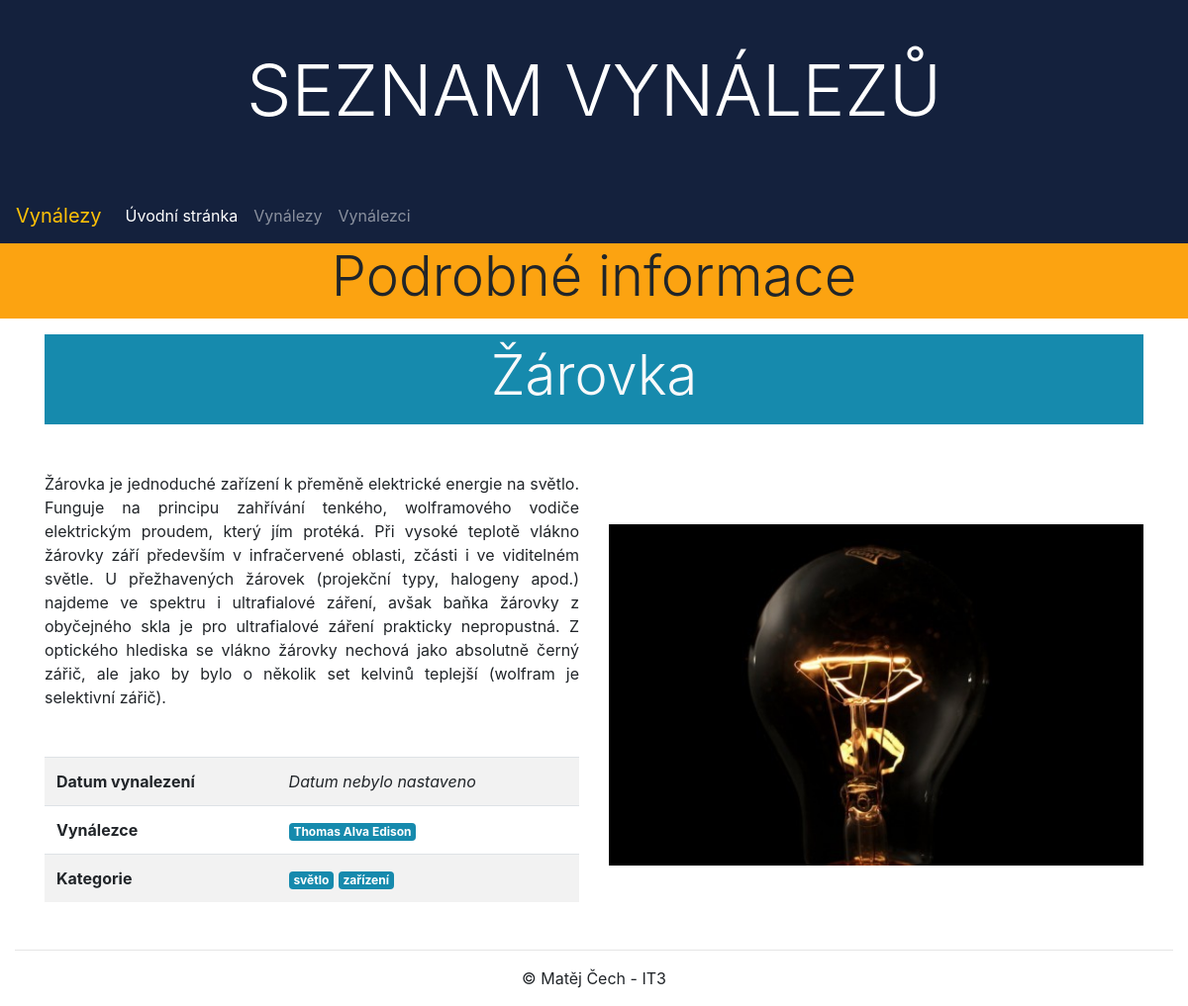
Screenshot of /inventions/inventions/7/ with the database file from the repository.
### inventions/models.py (models this page shows, shortened)
class Invention(models.Model):
    name = models.CharField(max_length=150, null=False, blank=False, verbose_name="Invention name")
    inventors = models.ManyToManyField(Inventor, help_text="Select who invented it")
    description = models.TextField(blank=True, null=True, verbose_name="Description")
    date_of_invention = models.DateField(blank=True, null=True,
                                         help_text="<em>YYYY-MM-DD</em>",
                                         verbose_name="Date of the invention")
    category = models.ManyToManyField(Category, help_text="Select invention categories")
    photo = models.ImageField(upload_to=invention_photo_path, blank=True, null=True,
                              verbose_name="Photo of the invention")
    '''photo = models.ImageField(upload_to='invention/photo/%Y/%m/%d/', blank=True, null=True,
                              verbose_name="Photo of the invention")'''
    class Meta:
        ordering = ["name"]

class Inventor(models.Model):
    first_name = models.CharField(max_length=50, null=False, blank=False, verbose_name="First name")
    last_name = models.CharField(max_length=50, null=False, blank=False, verbose_name="Last name")
    birthday = models.DateField(blank=True, null=True,
                                help_text="<em>YYYY-MM-DD</em>",
                                verbose_name="Birthday")
    date_of_death = models.DateField(blank=True, null=True,
                                     help_text="<em>YYYY-MM-DD</em>",
                                     verbose_name="Date of death")
    nation_id = models.ForeignKey(Nation, on_delete=models.CASCADE)
    biography = models.TextField(blank=True, null=True, verbose_name="Biography")
    photo = models.ImageField(upload_to=inventor_photo_path, blank=True, null=True,
                              verbose_name="Photo of the inventor")
    '''photo = models.ImageField(upload_to='inventor/photo/%Y/%m/%d/', blank=True, null=True,
                              verbose_name="Photo of the inventor")'''
    class Meta:
        ordering = ["last_name", "first_name"]

class Category(models.Model):
    name = models.CharField(max_length=50, unique=True, null=False, blank=False,
                            verbose_name="Category name")
    class Meta:
        ordering = ["name"]

### inventions/views.py (the view)
# urls.py: path('inventions/<int:pk>/', views.InventionDetailView.as_view(), name='invention_detail'),
class InventionDetailView(DetailView):
    model = Invention
    context_object_name = 'invention_detail'   # your own name for the list as a template variable
    template_name = 'invention/detail.html'  # Specify your own template name/location

### inventions/context_processors.py (called while the page is built)
def categories(request):
    return {'categories': Category.objects.all()}

### inventions/templates/invention/detail.html (shortened to what this page needs)
{% extends "base.html" %}
{% block css %}
    <link href="https://cdnjs.cloudflare.com/ajax/libs/ekko-lightbox/5.3.0/ekko-lightbox.css" rel="stylesheet">
{% endblock %}
{% block content %}
<div class="row mb-3">
    <div class="col-sm-12 bg-warning">
        <h2 class="display-4 text-center">Podrobné informace</h2>
    </div>
</div>
<div class="container">
    <div class="bg-secondary text-light p-2 mb-3">
        <h2 class="display-4 text-center">{{ invention_detail.name }}</h2>
    </div>
<div class="row mt-5 mb-3">
    <div class="col-lg-6 mb-3">
        <div>
            {% if invention_detail.description %}
                <div class="text-justify">{{ invention_detail.description }}</div>
            {% else %}
            <div class="text-justify text-center"><i>Zdá se, že popis vynálezu nebyl správně nastaven!</i></div>
            {% endif %}
        </div>
        <table class="table table-striped mt-5">
            <tbody>
              <tr>
                  <td><b>Datum vynalezení</b></td>
                  {% if invention_detail.date_of_invention %}
                    <td>{{ invention_detail.date_of_invention }}</td>
                  {% else %}
                    <td><i>Datum nebylo nastaveno</i></td>
                  {% endif %}
              </tr>
              <tr>
                {% if invention_detail.inventors.all.count > 1 %}
                    <td><b>Vynálezci</b></td>
                {% else %}
                    <td><b>Vynálezce</b></td>
                {% endif %}
                  <td>
                      {% for inventor in invention_detail.inventors.all %}
                        <span class="badge badge-secondary">{{ inventor.first_name }} {{ inventor.last_name }}</span>
                      {% endfor %}
                  </td>
              </tr>
              <tr>
                <td><b>Kategorie</b></td>
                <td>
                  {% for category in invention_detail.category.all %}
                    <span class="badge badge-secondary">{{ category.name }}</span>
                  {% endfor %}
                </td>
              </tr>
            </tbody>
        </table>
    </div>
    <div class="col-lg-6 mb-3 d-flex align-items-center">
        {% if invention_detail.photo %}
            <a href="{{ invention_detail.photo.url }}" data-toggle="lightbox" data-gallery="gallery">
                <img src="{{ invention_detail.photo.url }}" class="img-fluid" alt="Foto vynálezu">
            </a>
        {% else %}
            <a href="/media/img/image-not-found.png" data-toggle="lightbox" data-gallery="gallery">
                <img src="/media/img/image-not-found.png" class="img-fluid" alt="Foto vynálezu">
            </a>
        {% endif %}
    </div>
</div>
</div>
{% endblock %}

### inventions/static/css/styles.css (style rules this page uses)
.bg-warning { background-color: #FCA311 !important; }
.bg-secondary { background-color: #168AAD !important; }
.badge-secondary { background-color: #168AAD !important; }

### rows the page displays
Invention: name "Žárovka", description "Žárovka je jednoduché zařízení k přeměně elektrické energie na světlo. Funguje na principu zahřívání tenkého, wolframového vodiče elektrickým proudem, který jím protéká. Při vysoké teplotě vlákno žárovky září především v infračervené oblasti, zčásti i ve viditelném světle. U přežhavených žárovek (projekční typy, halogeny apod.) najdeme ve spektru i ultrafialové záření, avšak baňka žárovky z obyčejného skla je pro ultrafialové záření prakticky nepropustná. Z optického hlediska se vlákno žárovky nechová jako absolutně černý zářič, ale jako by bylo o několik set kelvinů teplejší (wolfram je selektivní zářič).", photo (picture)
Inventor: first_name "Thomas Alva", last_name "Edison"
Category: name "světlo"
Category: name "zařízení"
